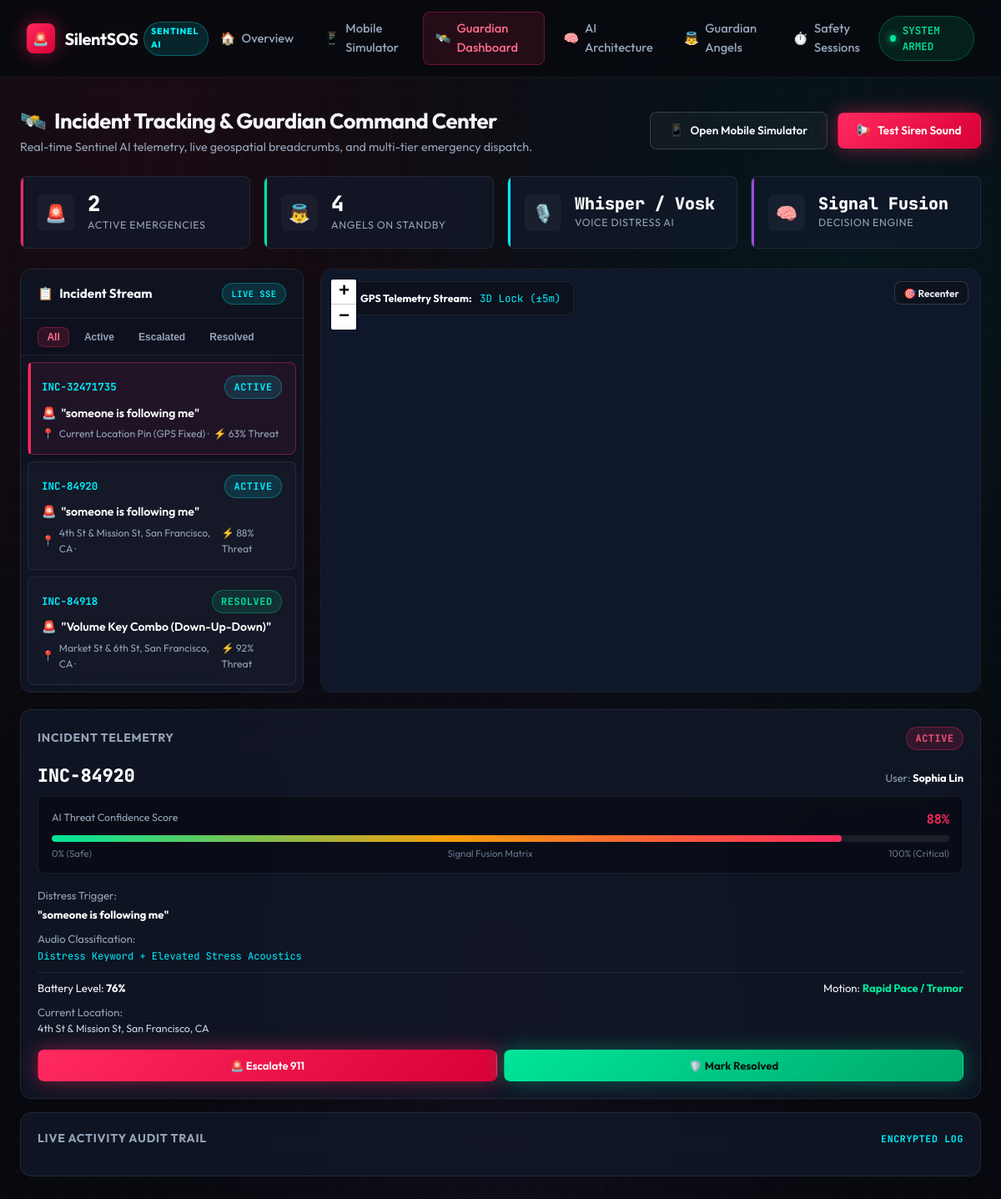
/dashboard, run on the app's committed database.
### tables this page shows
CREATE TABLE incidents (
            id INTEGER PRIMARY KEY AUTOINCREMENT,
            incident_code TEXT UNIQUE NOT NULL,
            user_name TEXT NOT NULL,
            trigger_type TEXT NOT NULL,         -- 'voice_distress', 'secret_gesture', 'motion_anomaly', 'session_timeout', 'manual_sos'
            distress_phrase TEXT,
            audio_classification TEXT,         -- 'Scream', 'Glass Break', 'Aggressive Voice', 'Distress Keyword'
            threat_score INTEGER NOT NULL,      -- 0 to 100
            threat_level TEXT NOT NULL,         -- 'LOW', 'ELEVATED', 'HIGH', 'CRITICAL'
            status TEXT NOT NULL,               -- 'ACTIVE', 'ESCALATED', 'RESOLVED', 'CANCELLED'
            latitude REAL NOT NULL,
            longitude REAL NOT NULL,
            accuracy_meters REAL DEFAULT 8.5,
            address TEXT,
            battery_level INTEGER DEFAULT 84,
            motion_state TEXT DEFAULT 'Normal',  -- 'Normal', 'Fall Impact', 'Violent Shake', 'Immobile'
            false_alarm_seconds_left INTEGER DEFAULT 0,
            guardian_notes TEXT,
            created_at TIMESTAMP DEFAULT CURRENT_TIMESTAMP,
            updated_at TIMESTAMP DEFAULT CURRENT_TIMESTAMP
        );

### app.py (the view)
@app.route("/dashboard")
def dashboard():
    incidents = query_db("SELECT * FROM incidents ORDER BY CASE WHEN status = 'ACTIVE' THEN 0 WHEN status = 'ESCALATED' THEN 1 ELSE 2 END, id DESC")
    contacts = query_db("SELECT * FROM contacts ORDER BY is_primary DESC")
    active_count = sum(1 for inc in incidents if inc["status"] in ["ACTIVE", "ESCALATED"])
    return render_template(
        "dashboard.html",
        incidents=incidents,
        contacts=contacts,
        active_count=active_count
    )

### database.py (called while the page is built)
def get_db_connection():
    conn = sqlite3.connect(DB_PATH, timeout=10.0)
    conn.row_factory = sqlite3.Row
    conn.execute("PRAGMA foreign_keys = ON")
    conn.execute("PRAGMA journal_mode = WAL")
    return conn

def query_db(query, args=(), one=False):
    conn = get_db_connection()
    cur = conn.cursor()
    cur.execute(query, args)
    r = cur.fetchall()
    conn.close()
    return (dict(r[0]) if r else None) if one else [dict(row) for row in r]

### templates/dashboard.html (shortened to what this page needs)
{% extends "base.html" %}
{% block extra_css %}
<link rel="stylesheet" href="{{ url_for('static', filename='css/dashboard.css') }}">
{% endblock %}
{% block content %}
<div class="dashboard-container">
  <div class="dashboard-header">
    <div class="dashboard-title-wrap">
      <h1>
        <span>🛰️</span> Incident Tracking & Guardian Command Center
      </h1>
      <p style="font-size: 0.9rem; color: var(--text-muted);">
        Real-time Sentinel AI telemetry, live geospatial breadcrumbs, and multi-tier emergency dispatch.
      </p>
    </div>
    <div style="display: flex; gap: 0.75rem; align-items: center;">
      <a href="{{ url_for('mobile_simulator') }}" target="_blank" class="btn btn-outline" style="font-size: 0.85rem;">
        <span>📱</span> Open Mobile Simulator
      </a>
      <button class="btn btn-primary" onclick="SentinelAudio.playEmergencyAlarm(); showToast('Siren Test', 'Emergency dispatch alarm test triggered.', 'danger');" style="font-size: 0.85rem;">
        <span>📢</span> Test Siren Sound
      </button>
    </div>
  </div>
  <div class="dashboard-metrics-grid">
    <div class="metric-card danger">
      <div class="metric-icon-box">🚨</div>
      <div class="metric-info">
        <div class="metric-num" id="metric-active-count">{{ active_count }}</div>
        <div class="metric-lbl">Active Emergencies</div>
      </div>
    </div>
    <div class="metric-card success">
      <div class="metric-icon-box">👼</div>
      <div class="metric-info">
        <div class="metric-num">{{ contacts|length }}</div>
        <div class="metric-lbl">Angels on Standby</div>
      </div>
    </div>
    <div class="metric-card">
      <div class="metric-icon-box">🎙️</div>
      <div class="metric-info">
        <div class="metric-num" style="font-size: 1.25rem;">Whisper / Vosk</div>
        <div class="metric-lbl">Voice Distress AI</div>
      </div>
    </div>
    <div class="metric-card purple">
      <div class="metric-icon-box">🧠</div>
      <div class="metric-info">
        <div class="metric-num" style="font-size: 1.25rem;">Signal Fusion</div>
        <div class="metric-lbl">Decision Engine</div>
      </div>
    </div>
  </div>
  <div class="ops-grid">
    <div class="ops-panel">
      <div class="panel-header">
        <h3><span>📋</span> Incident Stream</h3>
        <span class="badge badge-active" style="font-size: 0.65rem;">LIVE SSE</span>
      </div>
      <div class="incident-filter-bar">
        <button class="filter-tab active" data-filter="all">All</button>
        <button class="filter-tab" data-filter="active">Active</button>
        <button class="filter-tab" data-filter="escalated">Escalated</button>
        <button class="filter-tab" data-filter="resolved">Resolved</button>
      </div>
      <div class="incident-feed-list" id="incident-feed-container">
        {% for inc in incidents %}
        <div class="incident-feed-item {% if loop.first %}selected{% endif %}"
             id="incident-item-{{ inc.id }}"
             data-id="{{ inc.id }}"
             data-status="{{ inc.status }}">
          <div class="item-top-row">
            <span class="item-code">{{ inc.incident_code }}</span>
            <span id="badge-inc-{{ inc.id }}" class="badge badge-{{ inc.status|lower }}">{{ inc.status }}</span>
          </div>
          <div class="item-trigger-phrase">
            <span>🚨</span> "{{ inc.distress_phrase or 'Emergency Trigger' }}"
          </div>
          <div class="item-location-meta">
            <span>📍</span> {{ inc.address or 'San Francisco, CA' }} · <span>⚡ {{ inc.threat_score }}% Threat</span>
          </div>
        </div>
        {% endfor %}
      </div>
    </div>
    <div class="ops-map-wrapper">
      <div class="map-floating-overlay">
        <span style="font-weight: 700; color: #fff;">GPS Telemetry Stream:</span>
        <span style="color: var(--cyan); font-family: var(--font-mono);">3D Lock (±5m)</span>
      </div>
      <div class="map-controls-overlay">
        <button id="btn-recenter-map" class="btn btn-outline" style="font-size: 0.75rem; padding: 0.35rem 0.65rem; background: rgba(13, 18, 29, 0.9);">
          🎯 Recenter
        </button>
      </div>
      <div id="dashboard-map"></div>
    </div>
    <div class="ops-right-panel">
      <div class="telemetry-card">
        <div class="telemetry-header">
          <span>Incident Telemetry</span>
          <span id="detail-status-badge" class="badge badge-critical">ACTIVE</span>
        </div>
        <div style="display: flex; justify-content: space-between; align-items: baseline; margin-bottom: 0.5rem;">
          <h2 id="detail-incident-code" style="font-size: 1.35rem; font-family: var(--font-mono); color: #fff; font-weight: 800;">
            INC-84920
          </h2>
          <span style="font-size: 0.8rem; color: var(--text-muted);">User: <strong id="detail-user-name" style="color: #fff;">Sophia Lin</strong></span>
        </div>
        <div class="threat-score-gauge">
          <div class="threat-meta-row">
            <span>AI Threat Confidence Score</span>
            <strong id="detail-threat-score" style="color: var(--crimson); font-family: var(--font-mono); font-size: 0.95rem;">88%</strong>
          </div>
          <div class="gauge-bar-wrapper">
            <div class="gauge-fill" id="detail-gauge-fill" style="width: 88%;"></div>
          </div>
          <div style="font-size: 0.72rem; color: var(--text-dim); display: flex; justify-content: space-between;">
            <span>0% (Safe)</span>
            <span>Signal Fusion Matrix</span>
            <span>100% (Critical)</span>
          </div>
        </div>
        <div style="display: flex; flex-direction: column; gap: 0.55rem; font-size: 0.82rem; margin-bottom: 1rem;">
          <div>
            <span style="color: var(--text-muted);">Distress Trigger:</span>
            <div id="detail-phrase" style="font-weight: 700; color: #fff; margin-top: 2px;">"someone is following me"</div>
          </div>
          <div>
            <span style="color: var(--text-muted);">Audio Classification:</span>
            <div id="detail-audio-class" style="color: var(--cyan); font-family: var(--font-mono); font-size: 0.75rem; margin-top: 2px;">
              Distress Keyword + Elevated Stress Acoustics
            </div>
          </div>
          <div style="display: flex; justify-content: space-between; border-top: 1px solid var(--surface-border); padding-top: 0.5rem;">
            <span>Battery Level: <strong id="detail-battery" style="color: #fff;">76%</strong></span>
            <span>Motion: <strong id="detail-motion-state" style="color: var(--emerald);">Rapid Pace / Tremor</strong></span>
          </div>
          <div>
            <span style="color: var(--text-muted);">Current Location:</span>
            <div id="detail-address" style="color: #cbd5e1; font-size: 0.78rem;">4th St & Mission St, San Francisco, CA</div>
          </div>
        </div>
        <div class="escalate-actions-bar">
          <button id="btn-escalate-911" class="btn btn-primary" title="Escalate to 911 / Police Dispatch">
            🚨 Escalate 911
          </button>
          <button id="btn-resolve-incident" class="btn btn-emerald" title="Mark Incident Safely Resolved">
            🛡️ Mark Resolved
          </button>
        </div>
      </div>
      <div class="telemetry-card" style="flex: 1;">
        <div class="telemetry-header">
          <span>Live Activity Audit Trail</span>
          <span style="font-size: 0.72rem; color: var(--cyan); font-family: var(--font-mono);">ENCRYPTED LOG</span>
        </div>
      </div>
    </div>
  </div>
</div>
{% endblock %}

### templates/base.html (shortened to what this page needs)
<!DOCTYPE html>
<html lang="en">
<head>
  <link rel="stylesheet" href="https://unpkg.com/leaflet@1.9.4/dist/leaflet.css"/>
  <link rel="stylesheet" href="{{ url_for('static', filename='css/style.css') }}">
  {% block extra_css %}{% endblock %}
</head>
<body>
  <nav class="navbar">
    <a href="{{ url_for('index') }}" class="nav-brand">
      <div class="brand-icon">🚨</div>
      <div class="brand-title">
        SilentSOS
        <span class="brand-badge">Sentinel AI</span>
      </div>
    </a>
    <ul class="nav-links">
      <li class="nav-item">
        <a href="{{ url_for('index') }}" class="{% if request.path == '/' %}active{% endif %}">
          <span>🏠</span> Overview
        </a>
      </li>
      <li class="nav-item">
        <a href="{{ url_for('mobile_simulator') }}" class="{% if request.path == '/mobile' %}active{% endif %}">
          <span>📱</span> Mobile Simulator
        </a>
      </li>
      <li class="nav-item">
        <a href="{{ url_for('dashboard') }}" class="{% if request.path == '/dashboard' %}active{% endif %}">
          <span>🛰️</span> Guardian Dashboard
        </a>
      </li>
      <li class="nav-item">
        <a href="{{ url_for('architecture') }}" class="{% if request.path == '/architecture' %}active{% endif %}">
          <span>🧠</span> AI Architecture
        </a>
      </li>
      <li class="nav-item">
        <a href="{{ url_for('contacts_view') }}" class="{% if request.path == '/contacts' %}active{% endif %}">
          <span>👼</span> Guardian Angels
        </a>
      </li>
      <li class="nav-item">
        <a href="{{ url_for('sessions_view') }}" class="{% if request.path == '/sessions' %}active{% endif %}">
          <span>⏱️</span> Safety Sessions
        </a>
      </li>
    </ul>
    <div class="nav-status">
      <div class="status-pulse"></div>
      <span>SYSTEM ARMED</span>
    </div>
  </nav>
  <main class="main-wrapper">
    {% block content %}{% endblock %}
  </main>
</body>
</html>

### data on the page
incidents: incident_code "INC-32471735", status "ACTIVE", distress_phrase "someone is following me", address "Current Location Pin (GPS Fixed)", threat_score "63"
incidents: incident_code "INC-84920", status "ACTIVE", distress_phrase "someone is following me", address "4th St & Mission St, San Francisco, CA", threat_score "88"
incidents: incident_code "INC-84918", status "RESOLVED", distress_phrase "Volume Key Combo (Down-Up-Down)", address "Market St & 6th St, San Francisco, CA", threat_score "92"

### other printed values
{{ active_count }} "2"
{{ contacts|length }} "4"
